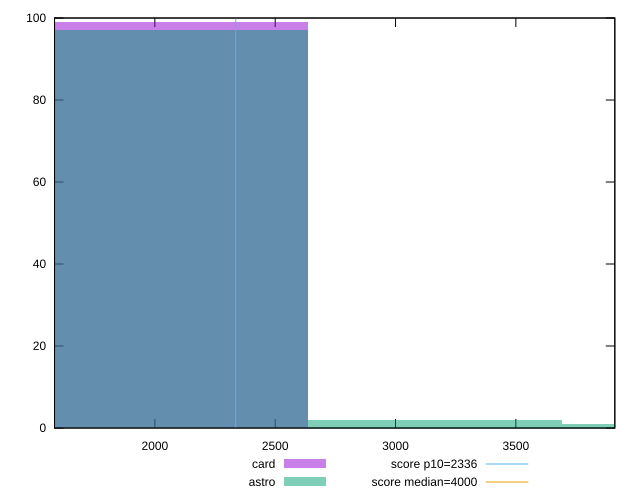

Generate this figure with gnuplot:
reset

$card <<EOF
2109.9165987767738 99
EOF

$astro <<EOF
2109.9165987767738 97
3164.8748981651606 2
4219.8331975535475 1
EOF

set key outside below
set boxwidth 1054.9582993883869
set xrange [1583.1881999999998:3911.1934999999994]
set yrange [0:100]
set trange [0:100]
set style fill transparent solid 0.5 noborder

set parametric
set terminal svg size 640, 500 enhanced background rgb 'white'
set output "reports/report_00030_2021-02-24T20-42-31.540Z/first-contentful-paint/comparison/histogram/2_vs_3.svg"

plot $card title "card" with boxes, \
     $astro title "astro" with boxes, \
     2336,t title "score p10=2336", \
     4000,t title "score median=4000"

reset
